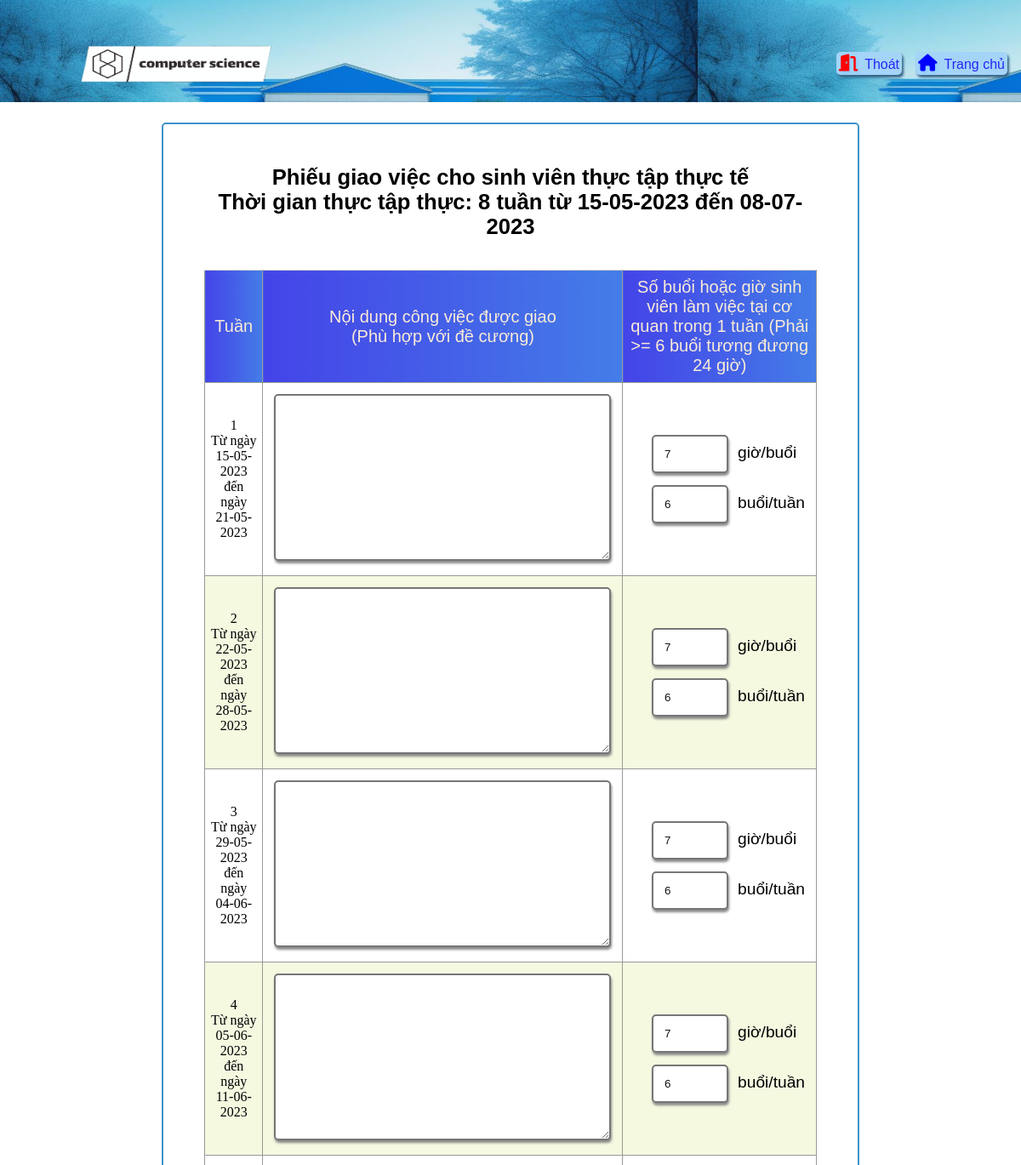
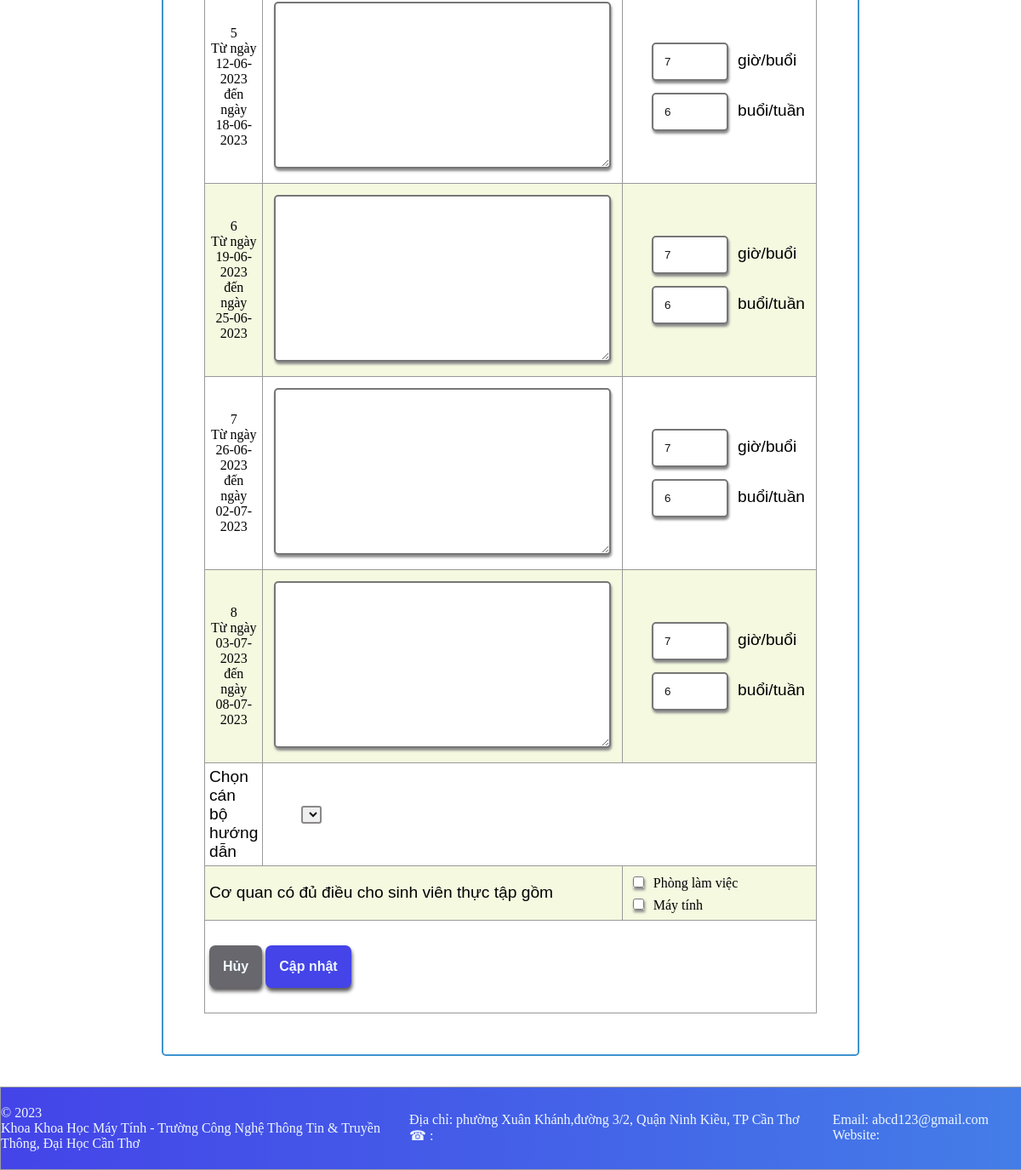
The page /DoiTuongSuDung/DonViThucTap/DuyetSinhVienThucTap/GiaoViec.php (signed in) on the database its author committed (2 pictures, top to bottom).
### tables this page shows
CREATE TABLE IF NOT EXISTS `dotthuctap` (
  `STT` mediumint(9) NOT NULL,
  `ngayBatDau` date DEFAULT NULL,
  `ngayKetThuc` date DEFAULT NULL,
  `MaKH` varchar(5) DEFAULT NULL,
  PRIMARY KEY (`STT`),
  KEY `MaKH` (`MaKH`),
  CONSTRAINT `dotthuctap_ibfk_1` FOREIGN KEY (`MaKH`) REFERENCES `nienkhoa` (`MaKH`)
);

CREATE TABLE IF NOT EXISTS `tuanthuctap` (
  `tuan` int(11) NOT NULL,
  `NgayBatDau` date NOT NULL,
  `NgayKetThuc` date DEFAULT NULL CHECK (`NgayKetThuc` > `NgayBatDau`),
  PRIMARY KEY (`tuan`)
);

CREATE TABLE IF NOT EXISTS `dieukiencosothuctap` (
  `ID_DK` varchar(5) NOT NULL,
  `VatChat` varchar(100) DEFAULT NULL,
  PRIMARY KEY (`ID_DK`)
);

### DoiTuongSuDung/TrangDungChung/CacHamXuLy.php (called while the page is built, shortened)
<?php
    include('KetNoi.php');
    function TruyVan($truyvan){
        global $connect;
        $truyvan = trim(strval($truyvan));
        $ThucHien = mysqli_query($connect,$truyvan);
        return $ThucHien;
    }
    function ThongTinDotThucTap($Nam){
        global $connect;
        $truyVan = "SELECT * FROM dotthuctap WHERE ngayBatDau like '".$Nam."%' ";
        $Chay = mysqli_query($connect,$truyVan) or die(mysqli_connect_error());
        $ketQua = mysqli_fetch_array($Chay);
        return $ketQua;
    }
?>

### DoiTuongSuDung/DonViThucTap/DuyetSinhVienThucTap/GiaoViec.php (the view, shortened to what this page needs)
<?php
    include('../../TrangDungChung/KetNoi.php');
    include('../../TrangDungChung/CacHamXuLy.php');
?>
<!DOCTYPE html>
<html lang="en">
    <head>
        <link rel="stylesheet" href="../../../DinhDangWebSite/DonViThucTap/DVTT.css">
        <link rel="stylesheet" href="../../../DinhDangWebSite/TrangDungChung/TrangChu.css">
        <link rel="stylesheet" href="../../../DinhDangWebSite/TrangDungChung/DinhDangDungChungChoTatCa.css">
        <link rel="stylesheet" href="https://cdnjs.cloudflare.com/ajax/libs/font-awesome/6.2.1/css/all.min.css">
        <link rel="stylesheet" href="../../../DinhDangWebSite/TrangDungChung/TrangChuCaNhan.css">
        <link rel="stylesheet" href="">
    </head>
    <body>
        <header>
            <div class="DauTrang">
                <div class="logo">
                    <img src="../../../Image/logo2.png" class="AnhLogo"/>
                </div>
                <div class="CacNut">
                    <form action="../../TrangDungChung/ThucHienDangXuat.php" method="post" enctype="application/x-www-form-urlencoded">
                        <button type="submit" class="NutThoat">
                            <i class="fa-solid fa-door-open"></i>Thoát
                        </button>
                    </form>
                    <a href="../TrangChuDVTT.php" class="NutTrangChu"><i class="fa-solid fa-house"></i>Trang chủ</a>
                </div>
            </div>
        </header>
        <main>
            <div class="KhungVienBenNgoai">
                <form action="ThucHienLuuGiaoViec.php?MSPXNTT=<?php echo$_GET['MSPXNTT'];?>&MSSV=<?php echo$_GET['MSSV'];?>" method="post" enctype="application/x-www-form-urlencoded" class="BieuMauGiaoViec" name="bieuMauGiaoViec" onsubmit="return BieuMauGiaoViec()">
                    <div class="ThongTinPhieuTiepNhan">
                        <h1>
                            Phiếu giao việc cho sinh viên thực tập thực tế <br>
                            Thời gian thực tập thực: 8 tuần từ <?php  echo date('d-m-Y',strtotime( ThongTinDotThucTap('2023')['ngayBatDau']))." đến ".date('d-m-Y',strtotime( ThongTinDotThucTap('2023')['ngayKetThuc']));?>
                        </h1>
                    </div>
                    <table>
                        <tr class="NoiDungTieuDeGiaoViec">
                            <td class="TieuDeBangXetDuyet_GV">Tuần</td>
                            <td class="TieuDeBangXetDuyet_GV">Nội dung công việc được giao <br>(Phù hợp với đề cương)</td>
                            <td class="TieuDeBangXetDuyet_GV GioLamViec">Số buổi hoặc giờ sinh viên làm việc tại cơ quan trong 1 tuần (Phải >= 6 buổi tương đương 24 giờ)</td>
                        </tr>
                        <?php
                            $TruyVanTuanThucTap = "SELECT *
                                                    FROM tuanthuctap
                                                    WHERE NgayKetThuc LIKE '".date('Y')."%'";
                            $LayTuanThucTap = TruyVan($TruyVanTuanThucTap);
                            $i = 1;
                            while($row = mysqli_fetch_array($LayTuanThucTap)){
                                    echo '<tr>
                                    <td>
                                        <div class="TuanLamViec">
                                            <p>'.$i.' <input type="hidden" name="Tuan[]" value="'.$i.'"/> </p>
                                            <p>Từ ngày</p>
                                            <p>'.date('d-m-Y',strtotime( $row['NgayBatDau'])).'</p>
                                            <p>đến ngày</p>
                                            <p>'.date('d-m-Y',strtotime( $row['NgayKetThuc'])).'</p>
                                        </div>
                                    </td>
                                    <td class="CotNoiDungCongViec">
                                        <textarea name="congViec[]" class="TruongDiaChi"></textarea>
                                    </td>
                                    <td>
                                        <div class="CotDienThoiGianLam">
                                            <div>
                                                <input name="Gio[]" type="number" class="DienThoiGianLam" value="7">
                                                <span class="PhanGiaoViec">giờ/buổi</span>
                                            </div>
                                            <div>
                                                <input name="Buoi[]" type="number" class="DienThoiGianLam" value="6">
                                                <span class="PhanGiaoViec">buổi/tuần</span>
                                            </div>
                                        </div>
                                    </td>
                                </tr>';
                                $i+=1;
                            }
                        echo'<tr>
                                <td colspan="1">
                                    <p class="ChonCanBo">Chọn cán bộ hướng dẫn</p>
                                </td>
                                <td colspan="2">
                                    <select class="ChonCanBoHuongDanSV" name="MSCB">';
                        echo'       </select>
                                </td>
                            </tr>';
                        ?>
                            <tr>
                                <td colspan="2">
                                    <p class="ChonCanBo">Cơ quan có đủ điều cho sinh viên thực tập gồm</p>
                                </td>
                                <td colspan="1">
                                    <?php
                                        $DKTT = "SELECT * FROM dieukiencosothuctap";
                                        $kqCSVC = TruyVan($DKTT);
                                        while($row = mysqli_fetch_array($kqCSVC)){
                                            echo '<div>
                                                    <input class="DieuKienCoSoVatChat" type="checkbox" name="DieuKienTT[]" value='.$row['ID_DK'].'> <span>'.$row['VatChat'].'</span>
                                                </div>';
                                        }
                                    ?>
                                </td>
                            </tr>
                        <tr>
                            <td colspan="3">
                                <button type="reset" class="NutHuy">Hủy</button>
                                <button type="submit" class="NutDangNhap">Cập nhật</button>
                            </td>
                        </tr>
                    </table>
                </form>
            </div>
        </main>
        <footer>
            <div class="ChanBenPhai">
                <p>&copy; <span id="NamHienTai"></span></p>
                <p>
                    Khoa Khoa Học Máy Tính - Trường Công Nghệ Thông Tin & Truyền Thông, Đại Học Cần Thơ
                </p>
            </div>
            <div class="ChanBenTrai">
                <div class="ChanTrai1">
                    <p>Địa chỉ: phường Xuân Khánh,đường 3/2, Quận Ninh Kiều, TP Cần Thơ</p>
                    <span>&phone; : </span>
                </div>
                <div class="ChanTrai2">
                    <p>Email: abcd123@gmail.com</p>
                    <p>Website: </p>
                </div>
            </div>
        </footer>
    </body>
</html>

### DinhDangWebSite/DonViThucTap/DVTT.css (style rules this page uses)
table { border-collapse: collapse; }
td { border: 1px rgb(153, 153, 153) solid; }
table tr:nth-child(odd) { background-color: rgb(244, 249, 224); }
.TieuDeBangXetDuyet,.TieuDeBangXetDuyet_GV { margin: 0; font-size: 1.25em; font-family: Arial; padding: 2vh 2vh 2vh 2vh; color: antiquewhite; background-image: linear-gradient(to left,rgb(68, 125, 232),rgb(68, 95, 232),rgb(68, 68, 232) ); }
.ThongTinPhieuTiepNhan { text-align: center; font-size: 0.8em; font-family: arial; margin-bottom: 3vw; }
.TieuDeBangXetDuyet_GV { padding: 1vh; }
.NoiDungTieuDeGiaoViec { text-align: center; }
.GioLamViec { width: 22vw; }
.DienThoiGianLam { width: 5vw; }
.CotNoiDungCongViec { width: 20vh; }
.CotDienThoiGianLam { margin-left: 10%; }
.PhanGiaoViec,.ChonCanBo { font-size: 1.2em; font-family: Arial; }
.TuanLamViec { text-align: center; }
.ChonCanBoHuongDanSV { margin: 1vh 0 1vh 5vh; border: 2px solid rgb(138, 136, 136); border-radius: 3px; outline: none; }
.KhungVienBenNgoai { border: 2px solid rgb(63, 147, 207); padding: 4vw; display: flex; width: 60vw; border-radius: 5px; }
.DieuKienCoSoVatChat { width: auto; }
.TruongDiaChi { font-size: 1em; font-family: Arial; }

### DinhDangWebSite/TrangDungChung/TrangChu.css (style rules this page uses)
* { margin: 0; padding: 0; border: 0; }
.NutDangNhap,.NutChuyenTrang,.NutDangky,.NutHuy { padding: 1em; background-color: rgb(68, 68, 232); font-size: 1rem; font-family: 'Poppins', sans-serif; font-weight: 600; border-radius: 7px; box-shadow: 1px 4px 4px rgb(92, 90, 90); color: aliceblue; cursor: pointer; margin-top: 3vh; }
.NutHuy { background-color: rgb(103, 103, 109); }
.TruongDiaChi { width: 30vw; height: 20vh; }
input,.TruongDiaChi { outline: none; border: 2px solid rgb(119, 118, 118); padding: 1em; margin: 0.5em; border-radius: 5px; box-shadow: 1px 3px 3px rgb(137, 137, 137); }
input { width: 15vw; }

### DinhDangWebSite/TrangDungChung/DinhDangDungChungChoTatCa.css (style rules this page uses)
* { margin: 0; padding: 0; border: 0; }
header { z-index: 1; }
.DauTrang { display: grid; grid-template-areas: 'Logo NutChucNang'; margin-bottom: 3vh; background-image: url( ../../Image/AnhDauTrang.jpg); width: 100vw; height: 15vh; }
.logo { grid: 'Logo'; }
.AnhLogo { cursor: pointer; margin: 0; height: 18vh; width: 40vh; padding: 0; margin-left: 5vw; }
.CacNut { display: flex; grid: 'NutChucNang'; justify-content: flex-end; align-items: center; }
.NutThoat,.NutTrangChu { margin: 0 2vh 0 0; display: block; border-radius: 5px; text-decoration: none; font-size: 1em; padding: 3px; font-family: Arial; background-color: rgb(164, 212, 247); color: rgb(38, 38, 246); cursor: pointer; box-shadow: 2px 3px 3px rgb(51, 99, 133); }
.fa-house,.fa-door-open { font-size: 1.25em; margin-right: 1vh; text-shadow: 2px 3px 3px rgb(141, 205, 250); }
.fa-house { color: blue; }
.fa-door-open { color: red; }
main { padding-bottom: 3vw; }
input, textarea ,option, select { color: rgb(18, 17, 17); }
footer { display: grid; margin: 0; grid-template-areas: "ChanPhai ChanTrai"; border: 1px solid rgb(157, 157, 157); display: flex; left: 0; bottom: 0; width: 100vw; height: 12vh; color: aliceblue; background-image: linear-gradient(to left,rgb(68, 125, 232),rgb(68, 95, 232),rgb(68, 68, 232) ); }
.ChanBenPhai { grid: "ChanPhai"; width: 40vw; }
.ChanBenTrai { grid: "ChanTrai"; display: grid; grid-template-areas: "ChanTrai1 ChanTrai2"; width: 60vw; }
.ChanBenPhai,.ChanBenTrai { margin: 2vh 0 2vh 0; font-family: 'Times New Roman', Times, serif; }
.ChanTrai1 { grid: "ChanTrai1"; }
.ChanTrai2 { grid: "ChanTrai2"; }

### DinhDangWebSite/TrangDungChung/TrangChuCaNhan.css (style rules this page uses)
* { margin: 0; border: 0; padding: 0; }
main { display: flex; justify-content: center; }
td { padding: 5px; border-top: 1px solid rgb(203, 203, 203); }
.NutDangNhap { text-decoration: none; margin-bottom: 2vw; }
footer { margin: 0; flex-shrink: 0; display: flex; justify-content: space-between; align-items: center; padding: 0; width: 100vw; z-index: 1; }

### rows shown on the page
dotthuctap: ngayBatDau "15-05-2023", ngayKetThuc "08-07-2023"
tuanthuctap: NgayBatDau "15-05-2023", NgayKetThuc "21-05-2023"
tuanthuctap: NgayBatDau "22-05-2023", NgayKetThuc "28-05-2023"
tuanthuctap: NgayBatDau "29-05-2023", NgayKetThuc "04-06-2023"
tuanthuctap: NgayBatDau "05-06-2023", NgayKetThuc "11-06-2023"
tuanthuctap: NgayBatDau "12-06-2023", NgayKetThuc "18-06-2023"
tuanthuctap: NgayBatDau "19-06-2023", NgayKetThuc "25-06-2023"
tuanthuctap: NgayBatDau "26-06-2023", NgayKetThuc "02-07-2023"
tuanthuctap: NgayBatDau "03-07-2023", NgayKetThuc "08-07-2023"
dieukiencosothuctap: VatChat "Phòng làm việc"
dieukiencosothuctap: VatChat "Máy tính"
